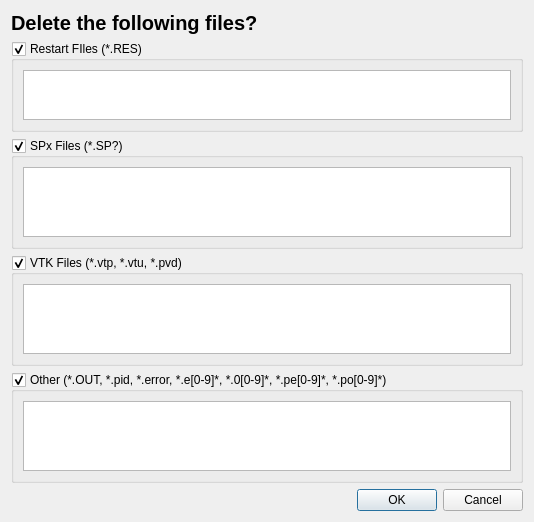
<?xml version="1.0" encoding="UTF-8"?>
<ui version="4.0">
 <class>Dialog</class>
 <widget class="QDialog" name="Dialog">
  <property name="geometry">
   <rect>
    <x>0</x>
    <y>0</y>
    <width>534</width>
    <height>513</height>
   </rect>
  </property>
  <property name="windowTitle">
   <string>Dialog</string>
  </property>
  <layout class="QGridLayout" name="gridLayout">
   <item row="3" column="1">
    <widget class="QGroupBox" name="groupbox_delete_">
     <property name="title">
      <string>VTK Files (*.vtp, *.vtu, *.pvd)</string>
     </property>
     <property name="flat">
      <bool>true</bool>
     </property>
     <property name="checkable">
      <bool>true</bool>
     </property>
     <layout class="QVBoxLayout" name="verticalLayout_3">
      <item>
       <widget class="QListWidget" name="listwidget_vtk">
        <property name="maximumSize">
         <size>
          <width>16777215</width>
          <height>100</height>
         </size>
        </property>
       </widget>
      </item>
     </layout>
    </widget>
   </item>
   <item row="0" column="1">
    <widget class="QLabel" name="label">
     <property name="font">
      <font>
       <pointsize>15</pointsize>
       <weight>75</weight>
       <bold>true</bold>
      </font>
     </property>
     <property name="text">
      <string>Delete the following files?</string>
     </property>
    </widget>
   </item>
   <item row="1" column="1">
    <widget class="QGroupBox" name="groupbox_delete_res">
     <property name="title">
      <string>Restart FIles (*.RES)</string>
     </property>
     <property name="flat">
      <bool>true</bool>
     </property>
     <property name="checkable">
      <bool>true</bool>
     </property>
     <layout class="QVBoxLayout" name="verticalLayout_2">
      <item>
       <widget class="QListWidget" name="listwidget_restart">
        <property name="maximumSize">
         <size>
          <width>16777215</width>
          <height>50</height>
         </size>
        </property>
       </widget>
      </item>
     </layout>
    </widget>
   </item>
   <item row="5" column="1">
    <widget class="QDialogButtonBox" name="buttonBox">
     <property name="orientation">
      <enum>Qt::Horizontal</enum>
     </property>
     <property name="standardButtons">
      <set>QDialogButtonBox::Cancel|QDialogButtonBox::Ok</set>
     </property>
    </widget>
   </item>
   <item row="2" column="1">
    <widget class="QGroupBox" name="groupbox_delete_spx">
     <property name="title">
      <string>SPx Files (*.SP?)</string>
     </property>
     <property name="flat">
      <bool>true</bool>
     </property>
     <property name="checkable">
      <bool>true</bool>
     </property>
     <layout class="QVBoxLayout" name="verticalLayout">
      <item>
       <widget class="QListWidget" name="listwidget_spx">
        <property name="maximumSize">
         <size>
          <width>16777215</width>
          <height>100</height>
         </size>
        </property>
       </widget>
      </item>
     </layout>
    </widget>
   </item>
   <item row="4" column="1">
    <widget class="QGroupBox" name="groupbox_other">
     <property name="title">
      <string>Other (*.OUT, *.pid, *.error, *.e[0-9]*, *.0[0-9]*, *.pe[0-9]*, *.po[0-9]*)</string>
     </property>
     <property name="flat">
      <bool>true</bool>
     </property>
     <property name="checkable">
      <bool>true</bool>
     </property>
     <layout class="QVBoxLayout" name="verticalLayout_4">
      <item>
       <widget class="QListWidget" name="listwidget_other">
        <property name="maximumSize">
         <size>
          <width>16777215</width>
          <height>100</height>
         </size>
        </property>
       </widget>
      </item>
     </layout>
    </widget>
   </item>
  </layout>
 </widget>
 <resources/>
 <connections>
  <connection>
   <sender>buttonBox</sender>
   <signal>accepted()</signal>
   <receiver>Dialog</receiver>
   <slot>accept()</slot>
   <hints>
    <hint type="sourcelabel">
     <x>248</x>
     <y>254</y>
    </hint>
    <hint type="destinationlabel">
     <x>157</x>
     <y>274</y>
    </hint>
   </hints>
  </connection>
  <connection>
   <sender>buttonBox</sender>
   <signal>rejected()</signal>
   <receiver>Dialog</receiver>
   <slot>reject()</slot>
   <hints>
    <hint type="sourcelabel">
     <x>316</x>
     <y>260</y>
    </hint>
    <hint type="destinationlabel">
     <x>286</x>
     <y>274</y>
    </hint>
   </hints>
  </connection>
 </connections>
</ui>
